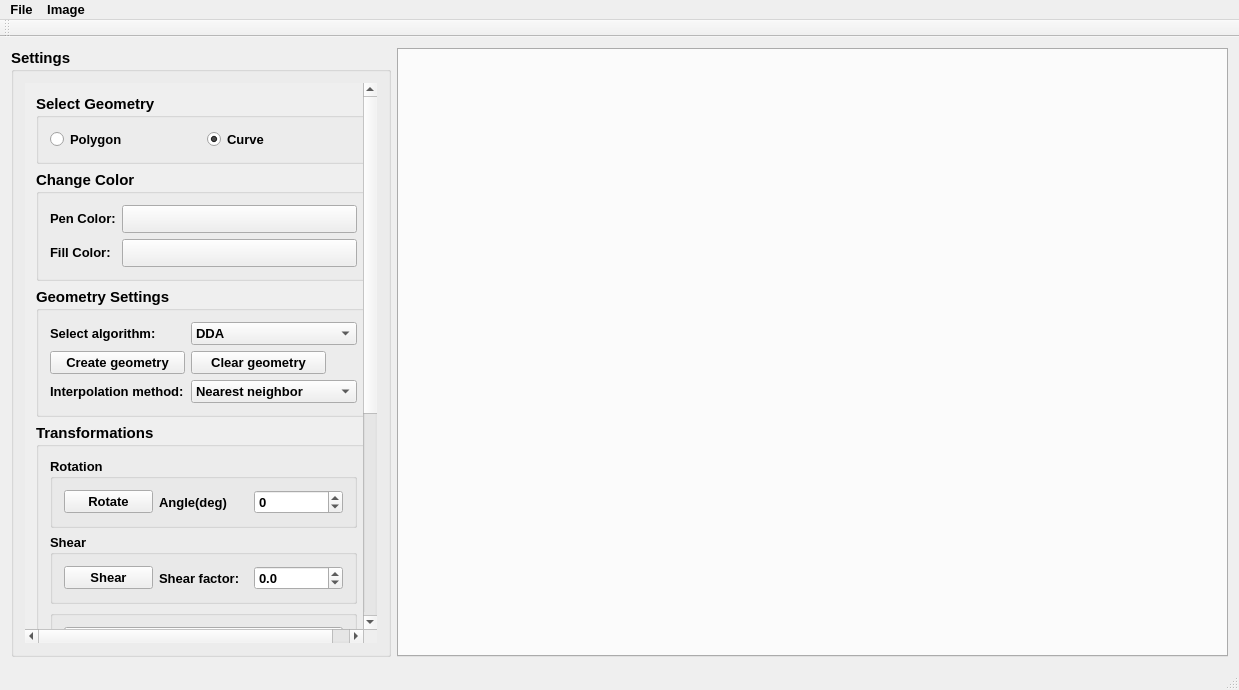
<?xml version="1.0" encoding="UTF-8"?>
<ui version="4.0">
 <class>ImageViewerClass</class>
 <widget class="QMainWindow" name="ImageViewerClass">
  <property name="geometry">
   <rect>
    <x>0</x>
    <y>0</y>
    <width>1239</width>
    <height>675</height>
   </rect>
  </property>
  <property name="font">
   <font>
    <family>Leelawadee UI</family>
    <pointsize>10</pointsize>
    <weight>75</weight>
    <bold>true</bold>
   </font>
  </property>
  <property name="windowTitle">
   <string>ImageViewer</string>
  </property>
  <widget class="QWidget" name="centralWidget">
   <layout class="QHBoxLayout" name="horizontalLayout">
    <item>
     <widget class="QGroupBox" name="groupBox_Setting">
      <property name="minimumSize">
       <size>
        <width>380</width>
        <height>0</height>
       </size>
      </property>
      <property name="maximumSize">
       <size>
        <width>350</width>
        <height>16777215</height>
       </size>
      </property>
      <property name="font">
       <font>
        <family>Leelawadee UI</family>
        <pointsize>11</pointsize>
        <weight>75</weight>
        <bold>true</bold>
       </font>
      </property>
      <property name="title">
       <string>Settings</string>
      </property>
      <layout class="QVBoxLayout" name="verticalLayout">
       <item>
        <widget class="QScrollArea" name="scrollArea_Settings">
         <property name="minimumSize">
          <size>
           <width>340</width>
           <height>560</height>
          </size>
         </property>
         <property name="frameShape">
          <enum>QFrame::NoFrame</enum>
         </property>
         <property name="frameShadow">
          <enum>QFrame::Sunken</enum>
         </property>
         <property name="verticalScrollBarPolicy">
          <enum>Qt::ScrollBarAsNeeded</enum>
         </property>
         <property name="widgetResizable">
          <bool>true</bool>
         </property>
         <widget class="QWidget" name="scrollAreaWidgetContents">
          <property name="geometry">
           <rect>
            <x>0</x>
            <y>-240</y>
            <width>343</width>
            <height>806</height>
           </rect>
          </property>
          <layout class="QVBoxLayout" name="verticalLayout_4">
           <item>
            <widget class="QGroupBox" name="groupBox_GeometryType">
             <property name="font">
              <font>
               <family>Leelawadee UI</family>
               <pointsize>11</pointsize>
               <weight>75</weight>
               <bold>true</bold>
              </font>
             </property>
             <property name="title">
              <string>Select Geometry</string>
             </property>
             <layout class="QHBoxLayout" name="horizontalLayout_6">
              <item>
               <widget class="QRadioButton" name="radioButton_Polygon">
                <property name="font">
                 <font>
                  <family>Leelawadee UI</family>
                  <pointsize>10</pointsize>
                  <weight>75</weight>
                  <bold>true</bold>
                 </font>
                </property>
                <property name="text">
                 <string>Polygon</string>
                </property>
                <property name="checked">
                 <bool>false</bool>
                </property>
               </widget>
              </item>
              <item>
               <widget class="QRadioButton" name="radioButton_Curve">
                <property name="font">
                 <font>
                  <family>Leelawadee UI</family>
                  <pointsize>10</pointsize>
                  <weight>75</weight>
                  <bold>true</bold>
                 </font>
                </property>
                <property name="text">
                 <string>Curve</string>
                </property>
                <property name="checked">
                 <bool>true</bool>
                </property>
               </widget>
              </item>
             </layout>
            </widget>
           </item>
           <item>
            <widget class="QGroupBox" name="groupBox_ChangeColor">
             <property name="font">
              <font>
               <family>Leelawadee UI</family>
               <pointsize>11</pointsize>
               <weight>75</weight>
               <bold>true</bold>
              </font>
             </property>
             <property name="title">
              <string>Change Color</string>
             </property>
             <property name="flat">
              <bool>false</bool>
             </property>
             <layout class="QFormLayout" name="formLayout_2">
              <item row="0" column="0">
               <widget class="QLabel" name="label_PenColor">
                <property name="font">
                 <font>
                  <family>Leelawadee UI</family>
                  <pointsize>10</pointsize>
                  <weight>75</weight>
                  <bold>true</bold>
                 </font>
                </property>
                <property name="text">
                 <string>Pen Color:</string>
                </property>
               </widget>
              </item>
              <item row="0" column="1">
               <widget class="QPushButton" name="pushButton_PenColorDialog">
                <property name="minimumSize">
                 <size>
                  <width>75</width>
                  <height>28</height>
                 </size>
                </property>
                <property name="maximumSize">
                 <size>
                  <width>16777215</width>
                  <height>16777215</height>
                 </size>
                </property>
                <property name="text">
                 <string/>
                </property>
                <property name="checkable">
                 <bool>false</bool>
                </property>
                <property name="checked">
                 <bool>false</bool>
                </property>
                <property name="autoDefault">
                 <bool>false</bool>
                </property>
                <property name="default">
                 <bool>false</bool>
                </property>
                <property name="flat">
                 <bool>false</bool>
                </property>
               </widget>
              </item>
              <item row="1" column="0">
               <widget class="QLabel" name="label_FillColor">
                <property name="font">
                 <font>
                  <family>Leelawadee UI</family>
                  <pointsize>10</pointsize>
                  <weight>75</weight>
                  <bold>true</bold>
                 </font>
                </property>
                <property name="text">
                 <string>Fill Color:</string>
                </property>
               </widget>
              </item>
              <item row="1" column="1">
               <widget class="QPushButton" name="pushButton_FillColorDialog">
                <property name="minimumSize">
                 <size>
                  <width>75</width>
                  <height>28</height>
                 </size>
                </property>
                <property name="maximumSize">
                 <size>
                  <width>16777215</width>
                  <height>16777215</height>
                 </size>
                </property>
                <property name="text">
                 <string/>
                </property>
               </widget>
              </item>
             </layout>
            </widget>
           </item>
           <item>
            <widget class="QGroupBox" name="groupBox_GeometrySettings">
             <property name="font">
              <font>
               <family>Leelawadee UI</family>
               <pointsize>11</pointsize>
               <weight>75</weight>
               <bold>true</bold>
              </font>
             </property>
             <property name="title">
              <string>Geometry Settings</string>
             </property>
             <layout class="QFormLayout" name="formLayout">
              <item row="0" column="0">
               <widget class="QLabel" name="label_SelectAlgorithm">
                <property name="font">
                 <font>
                  <family>Leelawadee UI</family>
                  <pointsize>10</pointsize>
                  <weight>75</weight>
                  <bold>true</bold>
                 </font>
                </property>
                <property name="text">
                 <string>Select algorithm:</string>
                </property>
               </widget>
              </item>
              <item row="0" column="1">
               <widget class="QComboBox" name="comboBox_SelectAlgorithm">
                <property name="font">
                 <font>
                  <family>Leelawadee UI</family>
                  <pointsize>10</pointsize>
                  <weight>75</weight>
                  <bold>true</bold>
                 </font>
                </property>
                <item>
                 <property name="text">
                  <string>DDA</string>
                 </property>
                </item>
                <item>
                 <property name="text">
                  <string>mr. Bresenham</string>
                 </property>
                </item>
               </widget>
              </item>
              <item row="1" column="0">
               <widget class="QPushButton" name="pushButton_CreateGeometry">
                <property name="minimumSize">
                 <size>
                  <width>135</width>
                  <height>0</height>
                 </size>
                </property>
                <property name="maximumSize">
                 <size>
                  <width>135</width>
                  <height>16777215</height>
                 </size>
                </property>
                <property name="font">
                 <font>
                  <family>Leelawadee UI</family>
                  <pointsize>10</pointsize>
                  <weight>75</weight>
                  <bold>true</bold>
                 </font>
                </property>
                <property name="text">
                 <string>Create geometry</string>
                </property>
               </widget>
              </item>
              <item row="1" column="1">
               <widget class="QPushButton" name="pushButton_ClearGeometry">
                <property name="minimumSize">
                 <size>
                  <width>135</width>
                  <height>0</height>
                 </size>
                </property>
                <property name="maximumSize">
                 <size>
                  <width>135</width>
                  <height>16777215</height>
                 </size>
                </property>
                <property name="font">
                 <font>
                  <family>Leelawadee UI</family>
                  <pointsize>10</pointsize>
                  <weight>75</weight>
                  <bold>true</bold>
                 </font>
                </property>
                <property name="text">
                 <string>Clear geometry</string>
                </property>
               </widget>
              </item>
              <item row="2" column="0">
               <widget class="QLabel" name="label_InterpolationMethod">
                <property name="font">
                 <font>
                  <family>Leelawadee UI</family>
                  <pointsize>10</pointsize>
                  <weight>75</weight>
                  <bold>true</bold>
                 </font>
                </property>
                <property name="text">
                 <string>Interpolation method:</string>
                </property>
               </widget>
              </item>
              <item row="2" column="1">
               <widget class="QComboBox" name="comboBox_InterpolationMethod">
                <property name="font">
                 <font>
                  <family>Leelawadee UI</family>
                  <pointsize>10</pointsize>
                  <weight>75</weight>
                  <bold>true</bold>
                 </font>
                </property>
                <item>
                 <property name="text">
                  <string>Nearest neighbor</string>
                 </property>
                </item>
                <item>
                 <property name="text">
                  <string>Barycentric 1</string>
                 </property>
                </item>
                <item>
                 <property name="text">
                  <string>Barycentric 2</string>
                 </property>
                </item>
               </widget>
              </item>
             </layout>
            </widget>
           </item>
           <item>
            <widget class="QGroupBox" name="groupBox_Transformations">
             <property name="font">
              <font>
               <family>Leelawadee UI</family>
               <pointsize>11</pointsize>
               <weight>75</weight>
               <bold>true</bold>
              </font>
             </property>
             <property name="title">
              <string>Transformations</string>
             </property>
             <layout class="QVBoxLayout" name="verticalLayout_2">
              <item>
               <widget class="QGroupBox" name="groupBox_Rotation">
                <property name="font">
                 <font>
                  <family>Leelawadee UI</family>
                  <pointsize>10</pointsize>
                  <weight>75</weight>
                  <bold>true</bold>
                 </font>
                </property>
                <property name="title">
                 <string>Rotation</string>
                </property>
                <property name="flat">
                 <bool>true</bool>
                </property>
                <layout class="QHBoxLayout" name="horizontalLayout_3">
                 <item>
                  <widget class="QPushButton" name="pushButton_Rotate">
                   <property name="text">
                    <string>Rotate</string>
                   </property>
                  </widget>
                 </item>
                 <item>
                  <widget class="QLabel" name="label_Angle">
                   <property name="text">
                    <string>Angle(deg)</string>
                   </property>
                  </widget>
                 </item>
                 <item>
                  <widget class="QSpinBox" name="spinBox_Angle">
                   <property name="minimum">
                    <number>-360</number>
                   </property>
                   <property name="maximum">
                    <number>360</number>
                   </property>
                  </widget>
                 </item>
                </layout>
               </widget>
              </item>
              <item>
               <widget class="QGroupBox" name="groupBox_Shear">
                <property name="font">
                 <font>
                  <family>Leelawadee UI</family>
                  <pointsize>10</pointsize>
                  <weight>75</weight>
                  <bold>true</bold>
                 </font>
                </property>
                <property name="title">
                 <string>Shear</string>
                </property>
                <property name="flat">
                 <bool>true</bool>
                </property>
                <layout class="QHBoxLayout" name="horizontalLayout_5">
                 <item>
                  <widget class="QPushButton" name="pushButton_Shear">
                   <property name="text">
                    <string>Shear</string>
                   </property>
                  </widget>
                 </item>
                 <item>
                  <widget class="QLabel" name="label_ShearFactor">
                   <property name="text">
                    <string>Shear factor:</string>
                   </property>
                  </widget>
                 </item>
                 <item>
                  <widget class="QDoubleSpinBox" name="doubleSpinBox_ShearFactor">
                   <property name="decimals">
                    <number>1</number>
                   </property>
                   <property name="minimum">
                    <double>-1.500000000000000</double>
                   </property>
                   <property name="maximum">
                    <double>1.500000000000000</double>
                   </property>
                   <property name="singleStep">
                    <double>0.100000000000000</double>
                   </property>
                  </widget>
                 </item>
                </layout>
               </widget>
              </item>
              <item>
               <widget class="QGroupBox" name="groupBox_Symmetry">
                <property name="title">
                 <string/>
                </property>
                <property name="flat">
                 <bool>true</bool>
                </property>
                <layout class="QVBoxLayout" name="verticalLayout_3">
                 <item>
                  <widget class="QPushButton" name="pushButton_Symmetry">
                   <property name="font">
                    <font>
                     <family>Leelawadee UI</family>
                     <pointsize>10</pointsize>
                     <weight>75</weight>
                     <bold>true</bold>
                    </font>
                   </property>
                   <property name="text">
                    <string>Symmetry</string>
                   </property>
                  </widget>
                 </item>
                </layout>
               </widget>
              </item>
             </layout>
            </widget>
           </item>
           <item>
            <widget class="QGroupBox" name="groupBox_CurveSettings">
             <property name="font">
              <font>
               <family>Leelawadee UI</family>
               <pointsize>11</pointsize>
               <weight>75</weight>
               <bold>true</bold>
              </font>
             </property>
             <property name="title">
              <string>Curve Settings</string>
             </property>
             <layout class="QVBoxLayout" name="verticalLayout_5">
              <item>
               <widget class="QGroupBox" name="groupBox_CurveType">
                <property name="font">
                 <font>
                  <family>Leelawadee UI</family>
                  <pointsize>10</pointsize>
                  <weight>75</weight>
                  <bold>true</bold>
                 </font>
                </property>
                <property name="title">
                 <string>Curve type</string>
                </property>
                <property name="flat">
                 <bool>true</bool>
                </property>
                <layout class="QHBoxLayout" name="horizontalLayout_2">
                 <item>
                  <widget class="QPushButton" name="pushButton_CubicHermit">
                   <property name="font">
                    <font>
                     <family>Leelawadee UI</family>
                     <pointsize>10</pointsize>
                     <weight>75</weight>
                     <bold>true</bold>
                    </font>
                   </property>
                   <property name="text">
                    <string>Cubic Hermit</string>
                   </property>
                  </widget>
                 </item>
                 <item>
                  <widget class="QPushButton" name="pushButton_BezierCurve">
                   <property name="font">
                    <font>
                     <family>Leelawadee UI</family>
                     <pointsize>10</pointsize>
                     <weight>75</weight>
                     <bold>true</bold>
                    </font>
                   </property>
                   <property name="text">
                    <string>Bezier Curve</string>
                   </property>
                  </widget>
                 </item>
                 <item>
                  <widget class="QPushButton" name="pushButton_CoonsCurve">
                   <property name="font">
                    <font>
                     <family>Leelawadee UI</family>
                     <pointsize>10</pointsize>
                     <weight>75</weight>
                     <bold>true</bold>
                    </font>
                   </property>
                   <property name="text">
                    <string>Coons Curve</string>
                   </property>
                  </widget>
                 </item>
                </layout>
               </widget>
              </item>
              <item>
               <widget class="QGroupBox" name="groupBox_MoreCurveSettings">
                <property name="font">
                 <font>
                  <family>Leelawadee UI</family>
                  <pointsize>10</pointsize>
                  <weight>75</weight>
                  <bold>true</bold>
                 </font>
                </property>
                <property name="title">
                 <string>More Settings</string>
                </property>
                <property name="flat">
                 <bool>true</bool>
                </property>
                <layout class="QFormLayout" name="formLayout_3">
                 <item row="1" column="1">
                  <widget class="QSpinBox" name="spinBox_TangentVectorAngle">
                   <property name="alignment">
                    <set>Qt::AlignRight|Qt::AlignTrailing|Qt::AlignVCenter</set>
                   </property>
                   <property name="minimum">
                    <number>-359</number>
                   </property>
                   <property name="maximum">
                    <number>359</number>
                   </property>
                  </widget>
                 </item>
                 <item row="0" column="1">
                  <widget class="QSpinBox" name="spinBox_TangentVector">
                   <property name="layoutDirection">
                    <enum>Qt::LeftToRight</enum>
                   </property>
                   <property name="alignment">
                    <set>Qt::AlignRight|Qt::AlignTrailing|Qt::AlignVCenter</set>
                   </property>
                  </widget>
                 </item>
                 <item row="0" column="0">
                  <widget class="QLabel" name="label_Tangent">
                   <property name="text">
                    <string>Tangent:</string>
                   </property>
                  </widget>
                 </item>
                 <item row="1" column="0">
                  <widget class="QLabel" name="label_TangentVectorAngle">
                   <property name="text">
                    <string>Angle:</string>
                   </property>
                  </widget>
                 </item>
                 <item row="2" column="0">
                  <widget class="QLabel" name="label_TangentVectorLength">
                   <property name="text">
                    <string>Length:</string>
                   </property>
                  </widget>
                 </item>
                 <item row="2" column="1">
                  <widget class="QDoubleSpinBox" name="doubleSpinBox_TangentVectorLength">
                   <property name="alignment">
                    <set>Qt::AlignRight|Qt::AlignTrailing|Qt::AlignVCenter</set>
                   </property>
                   <property name="decimals">
                    <number>1</number>
                   </property>
                   <property name="minimum">
                    <double>50.000000000000000</double>
                   </property>
                   <property name="maximum">
                    <double>300.000000000000000</double>
                   </property>
                   <property name="singleStep">
                    <double>5.000000000000000</double>
                   </property>
                  </widget>
                 </item>
                </layout>
               </widget>
              </item>
              <item>
               <widget class="QPushButton" name="pushButton_ClearCurve">
                <property name="font">
                 <font>
                  <family>Leelawadee UI</family>
                  <pointsize>10</pointsize>
                  <weight>75</weight>
                  <bold>true</bold>
                 </font>
                </property>
                <property name="text">
                 <string>Clear Curve</string>
                </property>
               </widget>
              </item>
             </layout>
            </widget>
           </item>
          </layout>
         </widget>
        </widget>
       </item>
      </layout>
     </widget>
    </item>
    <item>
     <widget class="QTabWidget" name="tabWidget">
      <property name="documentMode">
       <bool>false</bool>
      </property>
      <property name="tabsClosable">
       <bool>true</bool>
      </property>
      <property name="movable">
       <bool>true</bool>
      </property>
     </widget>
    </item>
   </layout>
  </widget>
  <widget class="QMenuBar" name="menuBar">
   <property name="geometry">
    <rect>
     <x>0</x>
     <y>0</y>
     <width>1239</width>
     <height>23</height>
    </rect>
   </property>
   <widget class="QMenu" name="menuFile">
    <property name="title">
     <string>File</string>
    </property>
    <addaction name="actionNew"/>
    <addaction name="actionOpen"/>
    <addaction name="actionSave_as"/>
   </widget>
   <widget class="QMenu" name="menuImage">
    <property name="title">
     <string>Image</string>
    </property>
    <addaction name="actionRename"/>
    <addaction name="actionClear"/>
    <addaction name="actionSet_background_color"/>
   </widget>
   <addaction name="menuFile"/>
   <addaction name="menuImage"/>
  </widget>
  <widget class="QToolBar" name="mainToolBar">
   <attribute name="toolBarArea">
    <enum>TopToolBarArea</enum>
   </attribute>
   <attribute name="toolBarBreak">
    <bool>false</bool>
   </attribute>
  </widget>
  <widget class="QStatusBar" name="statusBar"/>
  <action name="actionNew">
   <property name="text">
    <string>New</string>
   </property>
  </action>
  <action name="actionOpen">
   <property name="text">
    <string>Open</string>
   </property>
  </action>
  <action name="actionSave_as">
   <property name="text">
    <string>Save as</string>
   </property>
  </action>
  <action name="actionRename">
   <property name="text">
    <string>Rename</string>
   </property>
  </action>
  <action name="actionClear">
   <property name="text">
    <string>Clear</string>
   </property>
  </action>
  <action name="actionSet_background_color">
   <property name="text">
    <string>Set background color</string>
   </property>
  </action>
 </widget>
 <layoutdefault spacing="6" margin="11"/>
 <resources>
  <include location="ImageViewer.qrc"/>
 </resources>
 <connections/>
</ui>
